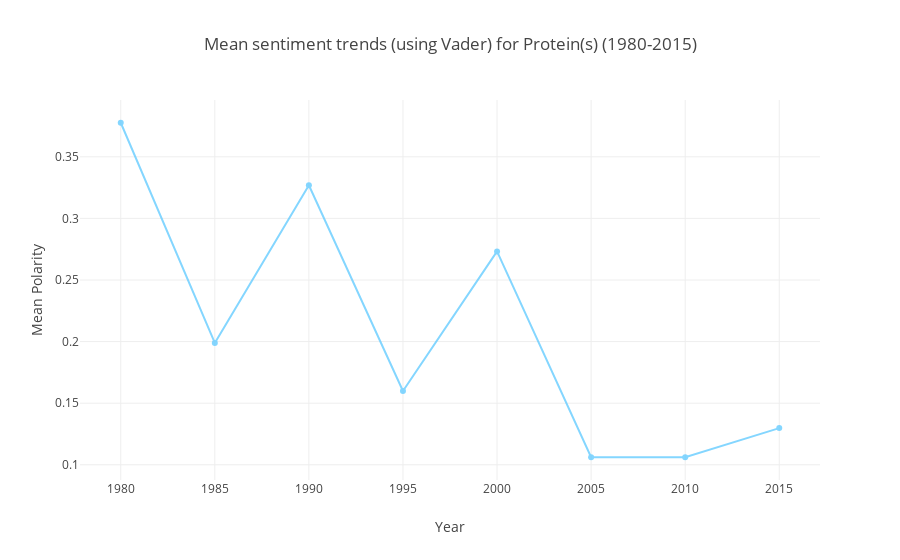

Write notebook code for a chart like this one.
### Code cell
nutrient = 'Protein'

iplot(getNutrientPolarityMeanTrends(nutrientName=nutrient, package = 'Vader')) 

# Note # The Trenline below helps better identify the magnitude of the changes in the mean polarities over the years

# Takeaway(s)

# Even though not by much in terms of magnitude, the sentiment magnitude for protein seems to be following an alternate
# pattern every year till 2005.

### Figure 1 — Plotly figure (JSON) as saved in the notebook; plotly's stock layout.template omitted (floating-point values rounded to 4 significant figures)
{"data": [{"line": {"color": "#66ccff"}, "name": "Mean Polarity", "opacity": 0.8, "type": "scatter", "x": [1980, 1985, 1990, 1995, 2000, 2005, 2010, 2015], "y": [0.3776, 0.1989, 0.3269, 0.1599, 0.2732, 0.1062, 0.1061, 0.1298]}], "layout": {"title": "Mean sentiment trends (using Vader) for Protein(s) (1980-2015)", "xaxis": {"title": "Year"}, "yaxis": {"title": "Mean Polarity"}}}
